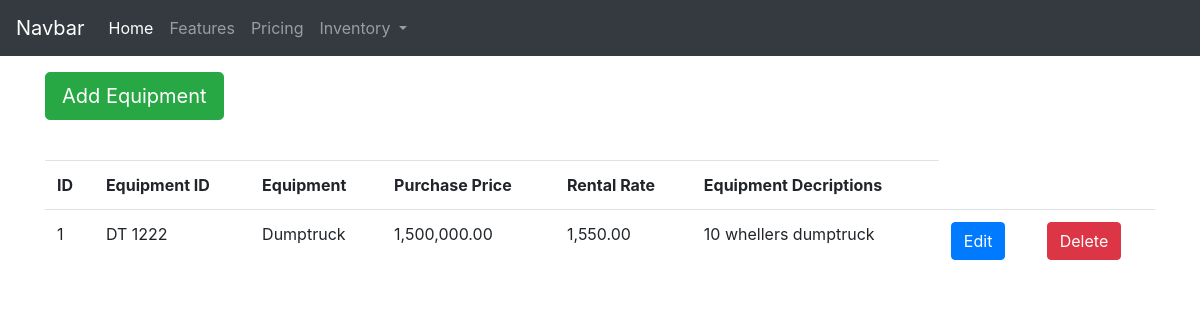
Before: /equipment_list/ with the older database file.
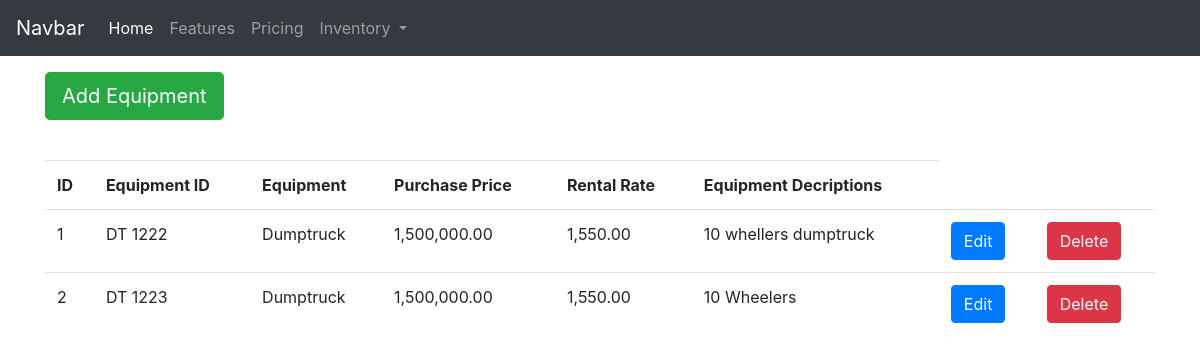
After: the same page with the newer database file.
### inventory_management/models.py (models this page shows, shortened)
class equipment(models.Model):
    equipment_id = models.CharField(max_length=100,
                                blank=True, null=True)
    equipment_name = models.CharField(max_length=100)
    purchase_value = models.DecimalField(max_digits=19,decimal_places=2,null=True, blank=True)
    rental_rate = models.DecimalField(max_digits=19,decimal_places=2,null=True, blank=True)
    equipment_descriptions = models.CharField(max_length=250)
    update = models.DateTimeField(auto_now=True)
    created = models.DateTimeField(auto_now_add=True)
    class Meta:
        ordering = ['equipment_name']
        db_table = 'equipment_db'

### inventory_management/views.py (the view)
# urls.py: path('equipment_list/', views.get_equipment_list, name="equipment_list"),
def get_equipment_list(request):
    context = {
        'sequenceList': equipment.objects.order_by('equipment_id')
    }
    return render(request, "equipment_list.html", context)

### inventory_management/templates/equipment_list.html (shortened to what this page needs)
{% extends 'base.html' %}
{% block content %}
<body>
    <div  class="container mt-3">
        <button class="btn btn-success btn-lg " data-toggle="modal" data-target="#modalForm">
            Add Equipment
        </button>
    </div><br>
    <div>
    <form class="form">
        <div class="container mt-3">
            <table class="table table-borderless">
                <thead class="border-bottom font-weight-bold">
                        <td>ID</td>
                        <td>Equipment ID</td>
                        <td>Equipment</td>
                        <td>Purchase Price</td>
                        <td>Rental Rate</td>
                        <td>Equipment Decriptions</td>
                </thead>
                <tbody>
                    {% for list in sequenceList%}
                        <tr>
                            <td>{{list.id}}</td>
                            <td>{{list.equipment_id}}</td>
                            <td>{{list.equipment_name}}</td>
                            <td>{{list.purchase_value}}</td>
                            <td>{{list.rental_rate}}</td>
                            <td>{{list.equipment_descriptions}}</td>
                            <td>
                                <a href=""
                                <button type="button" class="btn btn-primary">
                                 Edit</button></a>
                            </td>
                            <td>
                                <a href="{% url 'equipmentDelete' list.id%}"method="POST">
                                    <button type="button" class="btn btn-danger"> Delete</button>
                                </a>
                            </td>
                        </tr>
                    {% endfor %}
                </tbody>
            </table>
        </div>
    </form>
</body>
{% endblock %}

Changed rows visible on the page:
added equipment: id "2", equipment_id "DT 1223", equipment_name "Dumptruck", purchase_value "1,500,000.00", rental_rate "1,550.00", equipment_descriptions "10 Wheelers"
